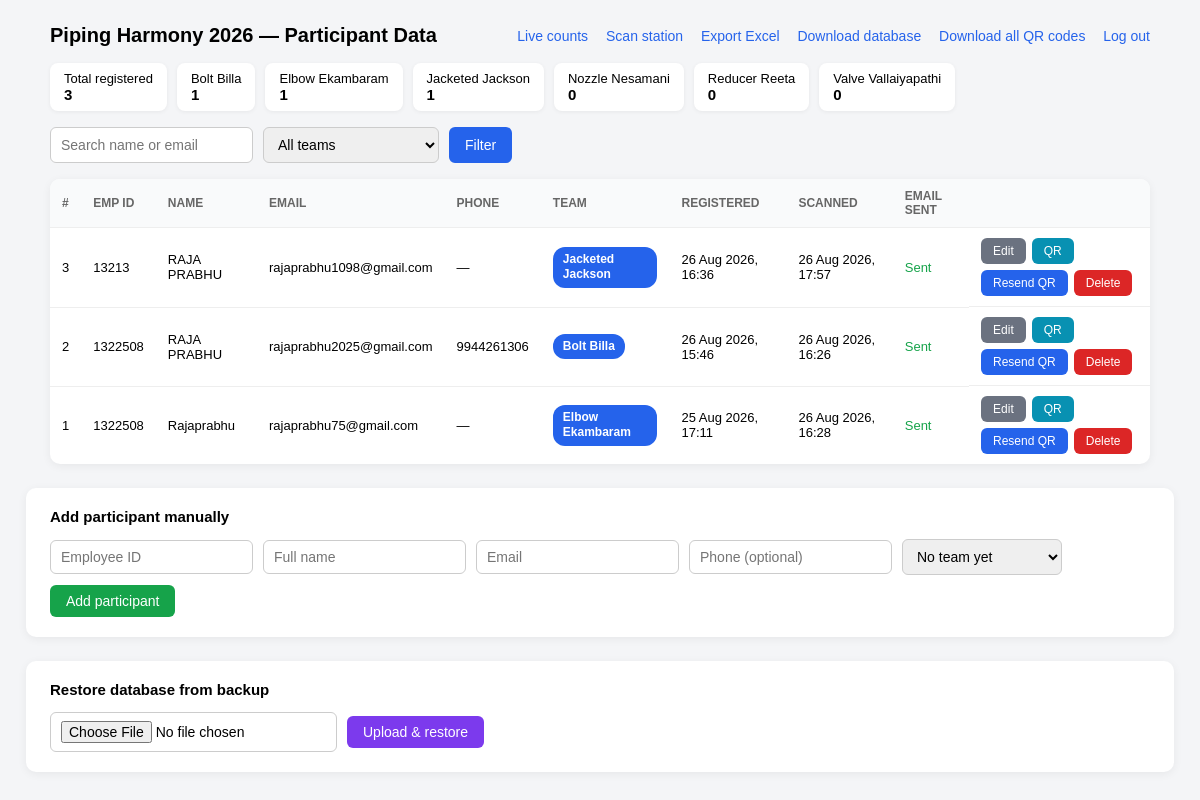
/admin (signed in), run on the app's committed database.
### app.py (models this page shows, shortened)
class Participant(db.Model):
    id = db.Column(db.Integer, primary_key=True)
    emp_id = db.Column(db.String(30), nullable=True)
    name = db.Column(db.String(120), nullable=False)
    email = db.Column(db.String(120), nullable=False, unique=True)
    phone = db.Column(db.String(20))
    unique_code = db.Column(db.String(36), unique=True, nullable=False)
    team = db.Column(db.String(50), nullable=True)
    registered_at = db.Column(db.DateTime, default=datetime.utcnow)
    scanned_at = db.Column(db.DateTime, nullable=True)
    email_sent = db.Column(db.Boolean, default=False)

### app.py (the view, shortened to what this page needs)
@app.route('/admin')
@admin_required
def admin():
    q = request.args.get(
        'q',
        ''
    ).strip()
    team_filter = request.args.get(
        'team',
        ''
    ).strip()
    query = Participant.query
    if team_filter in TEAMS:
        query = query.filter_by(
            team=team_filter
        )
    elif team_filter == 'UNASSIGNED':
        query = query.filter(
            Participant.team.is_(None)
        )
    elif team_filter == 'SCANNED':
        query = query.filter(
            Participant.scanned_at.isnot(None)
        )
    participants = query.order_by(
        Participant.registered_at.desc()
    ).all()
    team_counts = {
        team_name: Participant.query.filter_by(
            team=team_name
        ).count()
        for team_name in TEAMS
    }
    return render_template(
        'admin.html',
        event_name=EVENT_NAME,
        participants=participants,
        team_counts=team_counts,
        teams=TEAMS,
        q=q,
        team_filter=team_filter,
        total=Participant.query.count(),
    )

### app.py (called while the page is built, shortened)
def admin_required(view_func):
    @wraps(view_func)
    def wrapped(*args, **kwargs):
        return view_func(*args, **kwargs)
    return wrapped

### templates/admin.html (shortened to what this page needs)
<!doctype html>
<html lang="en">
<head>
</head>
<body>
  <div class="top">
    <h1>
      {{ event_name }} — Participant Data
    </h1>
    <div class="links">
      <a href="{{ url_for('dashboard') }}">
        Live counts
      </a>
      <a href="{{ url_for('scan_station') }}">
        Scan station
      </a>
      <a href="{{ url_for('admin_export_excel') }}">
        Export Excel
      </a>
      <a href="{{ url_for('admin_download_db') }}">
        Download database
      </a>
      <a href="{{ url_for('admin_download_all_qr') }}">
        Download all QR codes
      </a>
      <a href="{{ url_for('admin_logout') }}">
        Log out
      </a>
    </div>
  </div>
  <div class="summary">
    <div class="chip">
      Total registered<br>
      <b>{{ total }}</b>
    </div>
    {% for t in teams %}
      <div class="chip">
        {{ t }}<br>
        <b>{{ team_counts[t] }}</b>
      </div>
    {% endfor %}
  </div>
  <form class="toolbar" method="get">
    <input
      type="text"
      name="q"
      placeholder="Search name or email"
      value="{{ q }}"
    >
    <select name="team">
      <option
        value=""
        {% if not team_filter %}
          selected
        {% endif %}
      >
        All teams
      </option>
    </select>
    <button type="submit">
      Filter
    </button>
  </form>
  {% if participants %}
  <table>
    <thead>
      <tr>
        <th>#</th>
        <th>Emp ID</th>
        <th>Name</th>
        <th>Email</th>
        <th>Phone</th>
        <th>Team</th>
        <th>Registered</th>
        <th>Scanned</th>
        <th>Email sent</th>
        <th></th>
      </tr>
    </thead>
    <tbody>
      {% for p in participants %}
      <tr>
        <td>
          {{ p.id }}
        </td>
        <td>
          {{ p.emp_id or '—' }}
        </td>
        <td>
          {{ p.name }}
        </td>
        <td>
          {{
            p.email
            if not p.email.endswith('@placeholder.local')
            else '—'
          }}
        </td>
        <td>
          {{ p.phone or '—' }}
        </td>
        <td>
          {% if p.team %}
            <span class="team-tag">
              {{ p.team }}
            </span>
          {% else %}
            <span class="team-tag team-none">
              —
            </span>
          {% endif %}
        </td>
        <td>
          {{
            p.registered_at.strftime('%d %b %Y, %H:%M')
            if p.registered_at
            else '—'
          }}
        </td>
        <td>
          {{
            p.scanned_at.strftime('%d %b %Y, %H:%M')
            if p.scanned_at
            else '—'
          }}
        </td>
        <td
          class="{{ 'yes' if p.email_sent else 'no' }}"
        >
          {{
            'Sent'
            if p.email_sent
            else 'Failed'
          }}
        </td>
        <td class="row-actions">
          <a
            href="{{ url_for('admin_edit', participant_id=p.id) }}"
            class="edit-btn"
          >
            Edit
          </a>
          <a
            href="{{ url_for('admin_download_qr', participant_id=p.id) }}"
            class="qr-btn"
          >
            QR
          </a>
          {% if p.email %}
          <form
            method="post"
            action="{{ url_for('admin_resend', participant_id=p.id) }}"
          >
            <button
              type="submit"
              class="resend-btn"
            >
              Resend QR
            </button>
          </form>
          {% endif %}
          <form
            method="post"
            action="{{ url_for('admin_delete', participant_id=p.id) }}"
            class="delete-form"
            data-name="{{ p.name }}"
            data-emp="{{ p.emp_id or 'no emp id' }}"
          >
            <button
              type="submit"
              class="del-btn"
            >
              Delete
            </button>
          </form>
        </td>
      </tr>
      {% endfor %}
    </tbody>
  </table>
  {% else %}
    <div class="empty">
      No participants match this filter.
    </div>
  {% endif %}
  <div class="add-box">
    <h2>
      Add participant manually
    </h2>
    <form
      class="add-form"
      method="post"
      action="{{ url_for('admin_add') }}"
    >
      <input
        type="text"
        name="emp_id"
        placeholder="Employee ID"
        inputmode="numeric"
        pattern="[0-9]*"
        title="Numbers only"
        required
      >
      <input
        type="text"
        name="name"
        placeholder="Full name"
        required
      >
      <input
        type="email"
        name="email"
        placeholder="Email"
        required
      >
      <input
        type="tel"
        name="phone"
        placeholder="Phone (optional)"
      >
      <select name="team">
        <option value="">
          No team yet
        </option>
      </select>
      <button type="submit">
        Add participant
      </button>
    </form>
  </div>
  <div class="add-box">
    <h2>
      Restore database from backup
    </h2>
    <form
      class="add-form"
      method="post"
      action="{{ url_for('admin_upload_db') }}"
      enctype="multipart/form-data"
      onsubmit="return confirm('This will replace the live database with the uploaded file. A safety backup of the current data is kept automatically, but continue?');"
    >
      <input
        type="file"
        name="db_file"
        accept=".db"
        required
      >
      <button
        type="submit"
        style="background:#7c3aed;"
      >
        Upload &amp; restore
      </button>
    </form>
  </div>
</body>
</html>

### templates/admin.html (style rules this page uses)
body { font-family: Arial, Helvetica, sans-serif; background:#f4f5f7; margin:0; padding:24px; }
.top { max-width:1100px; margin:0 auto 16px; display:flex; justify-content:space-between; align-items:center; flex-wrap:wrap; gap:10px; }
h1 { font-size:20px; margin:0; }
.links a { color:#2563eb; text-decoration:none; font-size:14px; margin-left:14px; }
.summary { max-width:1100px; margin:0 auto 16px; display:flex; gap:10px; flex-wrap:wrap; }
.chip { background:#fff; border-radius:8px; padding:8px 14px; font-size:13px; box-shadow:0 1px 4px rgba(0,0,0,0.06); }
.chip b { font-size:15px; }
.toolbar { max-width:1100px; margin:0 auto 16px; display:flex; gap:10px; flex-wrap:wrap; }
.toolbar input, .toolbar select { padding:8px 10px; border:1px solid #ccc; border-radius:6px; font-size:14px; }
.toolbar button { padding:8px 16px; background:#2563eb; color:#fff; border:none; border-radius:6px; cursor:pointer; font-size:14px; }
table { max-width:1100px; margin:0 auto; width:100%; border-collapse:collapse; background:#fff; border-radius:10px; overflow:hidden; box-shadow:0 2px 10px rgba(0,0,0,0.06); }
th, td { padding:10px 12px; text-align:left; font-size:13px; border-bottom:1px solid #eee; }
th { background:#f9fafb; font-size:12px; text-transform:uppercase; color:#666; }
tr:last-child td { border-bottom:none; }
.team-tag { display:inline-block; padding:5px 10px; border-radius:12px; color:#fff; background:#2563eb; font-size:12px; font-weight:bold; white-space:normal; line-height:1.3; max-width:180px; }
.yes { color:#16a34a; }
.row-actions { display:flex; gap:6px; flex-wrap:wrap; }
.edit-btn { background:#6b7280; color:#fff; border:none; border-radius:6px; padding:6px 12px; font-size:12px; cursor:pointer; text-decoration:none; display:inline-flex; align-items:center; white-space:nowrap; }
.qr-btn { background:#0891b2; color:#fff; border:none; border-radius:6px; padding:6px 12px; font-size:12px; cursor:pointer; text-decoration:none; display:inline-flex; align-items:center; white-space:nowrap; }
.resend-btn { background:#2563eb; color:#fff; border:none; border-radius:6px; padding:6px 12px; font-size:12px; cursor:pointer; white-space:nowrap; }
.del-btn { background:#dc2626; color:#fff; border:none; border-radius:6px; padding:6px 12px; font-size:12px; cursor:pointer; }
.add-box { max-width:1100px; margin:24px auto 0; background:#fff; border-radius:10px; padding:20px 24px; box-shadow:0 2px 10px rgba(0,0,0,0.06); }
.add-box h2 { font-size:15px; margin:0 0 14px; }
.add-form { display:flex; gap:10px; flex-wrap:wrap; align-items:center; }
.add-form input, .add-form select { padding:8px 10px; border:1px solid #ccc; border-radius:6px; font-size:14px; }
.add-form button { padding:8px 16px; background:#16a34a; color:#fff; border:none; border-radius:6px; cursor:pointer; font-size:14px; }

### data on the page
Participant: team "Bolt Billa", email_sent "1", id "2", emp "1322508", name "RAJA PRABHU", email "rajaprabhu2025@gmail.com", phone "9944261306", registered_at "26 Aug 2026, 15:46", scanned_at "26 Aug 2026, 16:26", email_sent "Sent"
Participant: team "Elbow Ekambaram", team_counts "1", id "1", emp "1322508", name "Rajaprabhu", email "rajaprabhu75@gmail.com", phone "—", registered_at "25 Aug 2026, 17:11", scanned_at "26 Aug 2026, 16:28", email_sent "Sent"
Participant: team "Jacketed Jackson", email_sent "1", id "3", emp "13213", name "RAJA PRABHU", email "rajaprabhu1098@gmail.com", phone "—", registered_at "26 Aug 2026, 16:36", scanned_at "26 Aug 2026, 17:57", email_sent "Sent"

### other printed values
{{ event_name }} "Piping Harmony 2026"
{{ total }} "3"
{{ t }} "Nozzle Nesamani" "Reducer Reeta" "Valve Vallaiyapathi"
{{ team_counts[t] }} "0" "0" "0"
